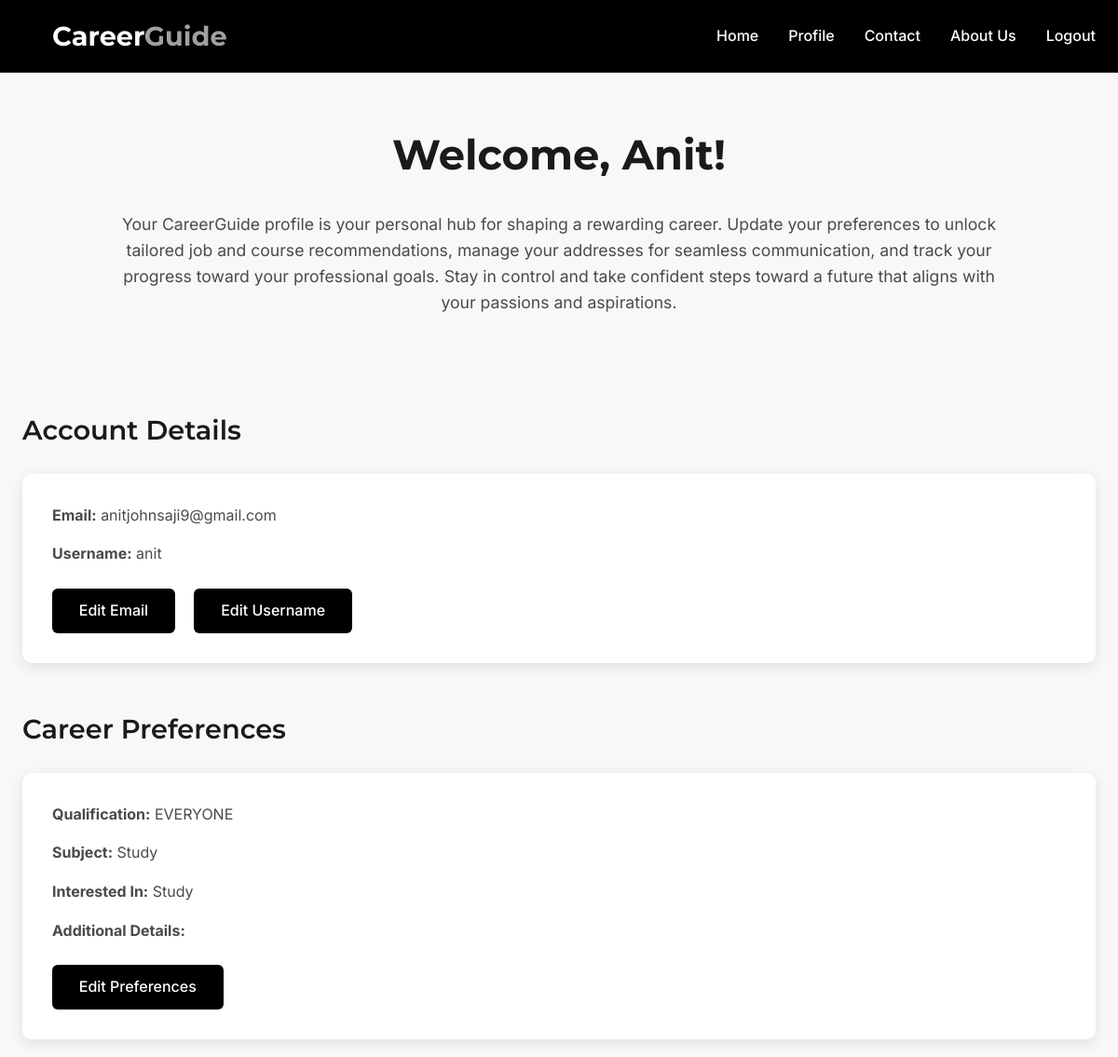
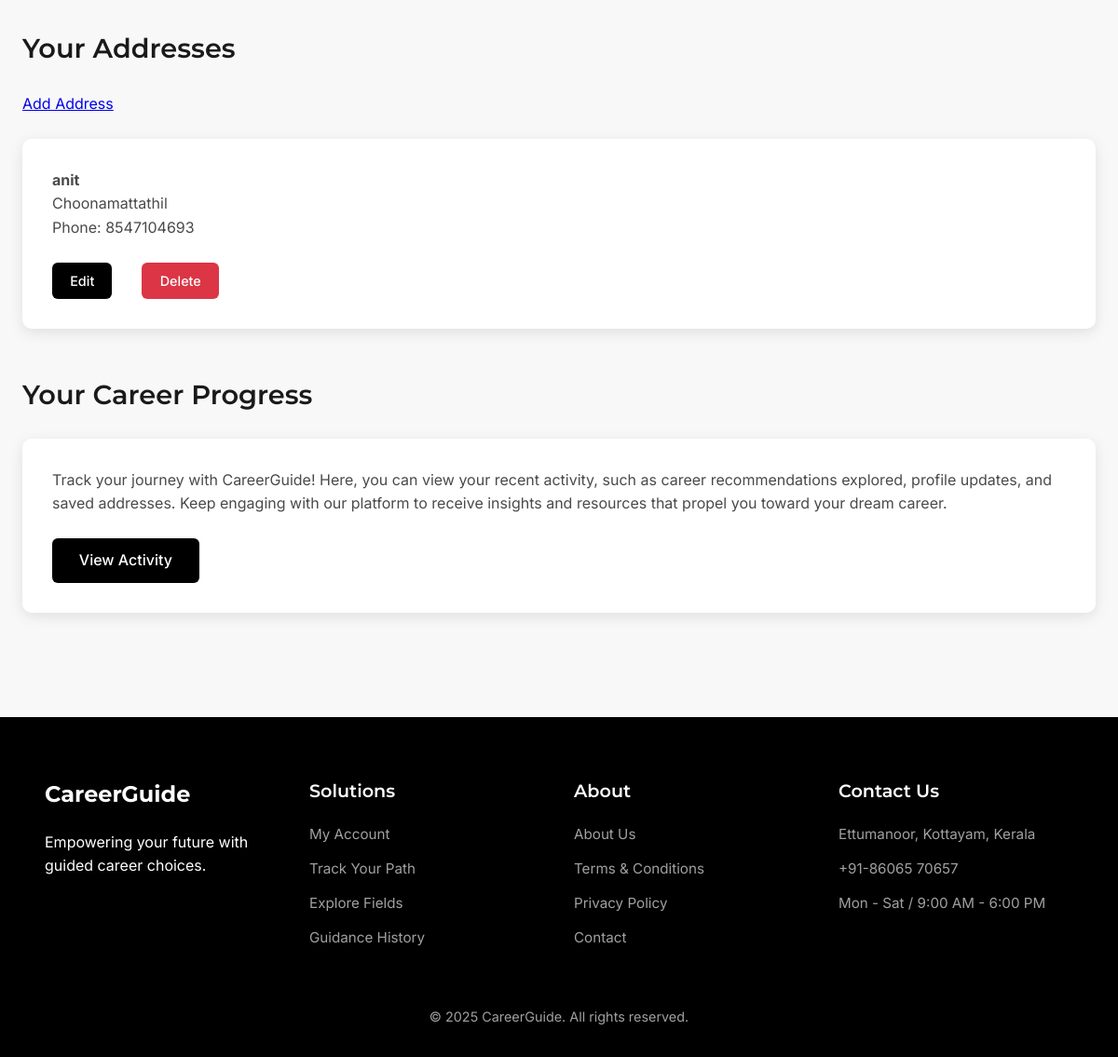
Screenshot of /profile/ (signed in) with the database file from the repository (2 pictures, top to bottom).
### project_app/models.py (models this page shows, shortened)
class UserCareerFilter(models.Model):
    user = models.OneToOneField(User, on_delete=models.CASCADE)
    qualification = models.ForeignKey(Qualification, on_delete=models.SET_NULL, null=True)
    subject = models.ForeignKey(Subject, on_delete=models.SET_NULL, null=True)
    interested = models.CharField(max_length=20, choices=Career.INTERESTED_CHOICES)
    details = models.TextField(blank=True)

class Qualification(models.Model):
    name=models.CharField(max_length=50)

class Subject(models.Model):
    qualification = models.ForeignKey(Qualification, on_delete=models.CASCADE)
    name = models.CharField(max_length=50)

class Address(models.Model):
    user = models.ForeignKey(User, on_delete=models.CASCADE)  # Change to ForeignKey for multiple addresses
    name = models.CharField(max_length=225)
    address = models.TextField()
    phone = models.CharField(max_length=12)

### project_app/views.py (the view)
# urls.py: path('profile/', views.profile_view, name='profile'),
@login_required
def profile_view(request):
    user_career_filter = UserCareerFilter.objects.filter(user=request.user).first()
    addresses = Address.objects.filter(user=request.user)
    context = {
        'addresses': addresses,
        'email': request.user.email,
        'user_career_filter': user_career_filter,
    }
    return render(request, 'profile.html', context)

### templates/profile.html (shortened to what this page needs)
{% load static %}
<!DOCTYPE html>
<html lang="en">
<head>
    <link rel="stylesheet" href="{% static 'css/profile.css' %}">
    <link rel="stylesheet" href="https://cdnjs.cloudflare.com/ajax/libs/font-awesome/4.7.0/css/font-awesome.min.css">
</head>
<body>
    <nav>
        <div class="container nav-container">
            <div class="logo">Career<span>Guide</span></div>
            <div class="nav-links">
                <a href="{% url 'index' %}" title="Home">Home</a>
                <a href="{% url 'profile' %}" title="Profile">Profile</a>
                <a href="{% url 'contact' %}" title="Contact">Contact</a>
                <a href="{% url 'about' %}" title="About">About Us</a>
                {% if user.is_authenticated %}
                <a href="{% url 'logout' %}" title="Logout">Logout</a>
                {% else %}
                <a href="{% url 'userlogin' %}" title="Login">Login</a>
                {% endif %}
            </div>
        </div>
    </nav>
    <div class="container profile-container">
        <h1>Welcome, {{ request.user.username|title }}!</h1>
        <p class="profile-intro">
            Your CareerGuide profile is your personal hub for shaping a rewarding career. Update your preferences to
            unlock tailored job and course recommendations, manage your addresses for seamless communication, and track
            your progress toward your professional goals. Stay in control and take confident steps toward a future that
            aligns with your passions and aspirations.
        </p>
        <br><br>
        <div class="profile-section">
            <h2>Account Details</h2>
            <div class="profile-card">
                <p><strong>Email:</strong> {{ email }}</p>
                <p><strong>Username:</strong> {{ request.user.username }}</p>
                <a href="{% url 'edit_email' %}" class="btn">Edit Email</a>
                <a href="{% url 'edit_username' %}" class="btn">Edit Username</a>
            </div>
        </div>
        <div class="profile-section">
            <h2>Career Preferences</h2>
            <div class="profile-card">
                {% if user_career_filter %}
                <p><strong>Qualification:</strong> {{ user_career_filter.qualification.name }}</p>
                <p><strong>Subject:</strong> {{ user_career_filter.subject.name }}</p>
                <p><strong>Interested In:</strong> {{ user_career_filter.interested }}</p>
                <p><strong>Additional Details:</strong> {{ user_career_filter.details }}</p>
                <a href="{% url 'userform' %}" class="btn">Edit Preferences</a>
                {% else %}
                <p>No career preferences set yet. Get started to unlock personalized recommendations!</p>
                <a href="{% url 'userform' %}" class="btn">Set Preferences</a>
                {% endif %}
            </div>
        </div>
        <div class="profile-section">
            <h2>Your Addresses</h2>
            <a href="{% url 'add_address' %}" class="btn">Add Address</a>
            <div class="address-grid">
                {% if addresses %}
                {% for addr in addresses %}
                <div class="address-card">
                    <p><strong>{{ addr.name }}</strong><br>
                        {{ addr.address }}<br>
                        Phone: {{ addr.phone }}</p>
                    <div class="address-actions">
                        <a href="{% url 'edit_address' addr.id %}" class="btn small">Edit</a>
                        <a href="{% url 'delete_address' addr.id %}" class="btn small delete">Delete</a>
                    </div>
                </div>
                {% endfor %}
                {% else %}
                <p class="empty-message">No addresses saved yet. Add one to get started.</p>
                {% endif %}
            </div>
        </div>
        <div class="profile-section">
            <h2>Your Career Progress</h2>
            <div class="profile-card">
                <p>
                    Track your journey with CareerGuide! Here, you can view your recent activity, such as career
                    recommendations explored, profile updates, and saved addresses. Keep engaging with our platform to
                    receive insights and resources that propel you toward your dream career.
                </p>
                <a href="{% url 'profile' %}" class="btn">View Activity</a>
            </div>
        </div>
    </div>
    <footer class="footer">
        <div class="container">
            <div class="footer-container">
                <div class="foot-column">
                    <h3>CareerGuide</h3>
                    <p>Empowering your future with guided career choices.</p>
                </div>
                <div class="foot-column">
                    <h4>Solutions</h4>
                    <ul>
                        <li><a href="#">My Account</a></li>
                        <li><a href="#">Track Your Path</a></li>
                        <li><a href="#">Explore Fields</a></li>
                        <li><a href="#">Guidance History</a></li>
                    </ul>
                </div>
                <div class="foot-column">
                    <h4>About</h4>
                    <ul>
                        <li><a href="{% url 'about' %}">About Us</a></li>
                        <li><a href="#">Terms & Conditions</a></li>
                        <li><a href="#">Privacy Policy</a></li>
                        <li><a href="{% url 'contact' %}">Contact</a></li>
                    </ul>
                </div>
                <div class="foot-column">
                    <h4>Contact Us</h4>
                    <ul>
                        <li>Ettumanoor, Kottayam, Kerala</li>
                        <li><a href="tel:+918606570657">+91-86065 70657</a></li>
                        <li>Mon - Sat / 9:00 AM - 6:00 PM</li>
                    </ul>
                </div>
            </div>
            <div class="footer-bottom">
                <p>© 2025 CareerGuide. All rights reserved.</p>
            </div>
        </div>
    </footer>
</body>
</html>

### static/css/profile.css (style rules this page uses)
* { margin: 0; padding: 0; box-sizing: border-box; }
html, body { width: 100%; overflow-x: hidden; font-family: 'Inter', sans-serif; background: #ffffff; color: #272525; line-height: 1.6; }
.container { width: 100%; margin: 0 auto; padding: 0 1.5rem; }
nav { background: #000000; padding: 1rem 0; position: fixed; top: 0; width: 100%; z-index: 1000; }
.nav-container { display: flex; justify-content: space-between; align-items: center; max-width: 1280px; margin: 0 auto; padding: 0 1.5rem; }
.logo { font-family: 'Montserrat', sans-serif; font-size: 1.8rem; font-weight: 700; color: #ffffff; padding-left: 2rem; }
.logo span { color: #a0a0a0; }
.nav-links { display: flex; gap: 2rem; margin-left: auto; }
.nav-links a { color: #ffffff; text-decoration: none; font-size: 1rem; font-weight: 500; transition: color 0.3s ease; }
.profile-container { padding: 4rem 0; padding-top: calc(4rem + 4.2rem); background: #f8f8f8; }
.profile-container h1 { font-family: 'Montserrat', sans-serif; font-size: 2.8rem; font-weight: 700; text-align: center; margin-bottom: 1.5rem; color: #1a1a1a; }
.profile-intro { font-size: 1.1rem; text-align: center; max-width: 79%; margin: 0 auto 3rem; color: #4a4a4a; }
.profile-section { margin-bottom: 3rem; max-width: 1280px; margin-left: auto; margin-right: auto; padding: 0 1.5rem; }
.profile-section h2 { font-family: 'Montserrat', sans-serif; font-size: 1.8rem; font-weight: 600; color: #1a1a1a; margin-bottom: 1.5rem; }
.profile-card, .address-card { background: #ffffff; border-radius: 10px; padding: 2rem; box-shadow: 0 4px 15px rgba(0, 0, 0, 0.1); transition: transform 0.3s ease, box-shadow 0.3s ease; }
.profile-card p, .address-card p { font-size: 1rem; color: #4a4a4a; margin-bottom: 1rem; }
.profile-card .btn, .address-card .btn { display: inline-block; background: #000000; color: #ffffff; padding: 0.7rem 1.8rem; border-radius: 6px; text-decoration: none; font-weight: 500; transition: background 0.3s ease; margin-right: 1rem; margin-top: 0.5rem; }
.address-grid { display: grid; grid-template-columns: repeat(auto-fit, minmax(300px, 1fr)); gap: 2rem; margin-top: 1.5rem; }
.address-card .btn.small { padding: 0.5rem 1.2rem; font-size: 0.9rem; }
.address-card .btn.delete { background: #dc3545; }
.address-actions { display: flex; gap: 1rem; }
.footer { background: #000000; color: #ffffff; padding: 4rem 0 2rem; }
.footer-container { display: grid; grid-template-columns: repeat(auto-fit, minmax(220px, 1fr)); gap: 2rem; max-width: 1280px; margin: 0 auto; padding: 0 1.5rem; }
.foot-column h3 { font-family: 'Montserrat', sans-serif; font-size: 1.5rem; font-weight: 700; color: #ffffff; margin-bottom: 1.2rem; }
.foot-column h4 { font-family: 'Montserrat', sans-serif; font-size: 1.2rem; font-weight: 600; color: #ffffff; margin-bottom: 1.2rem; }
.foot-column ul { list-style: none; }
.foot-column ul li { margin-bottom: 0.8rem; font-size: 0.95rem; color: #a0a0a0; }
.foot-column ul li a { color: #a0a0a0; text-decoration: none; transition: color 0.3s ease; }
.footer-bottom { text-align: center; margin-top: 3rem; font-size: 0.9rem; color: #a0a0a0; }

### rows the page displays
UserCareerFilter: qualification.name "EVERYONE", subject.name "Study", interested "Study"
Address: name "anit", address "Choonamattathil", phone "8547104693"

### other values shown
{{ request.user.username|title }} "Anit"
{{ email }} "anitjohnsaji9@gmail.com"
{{ request.user.username }} "anit"
